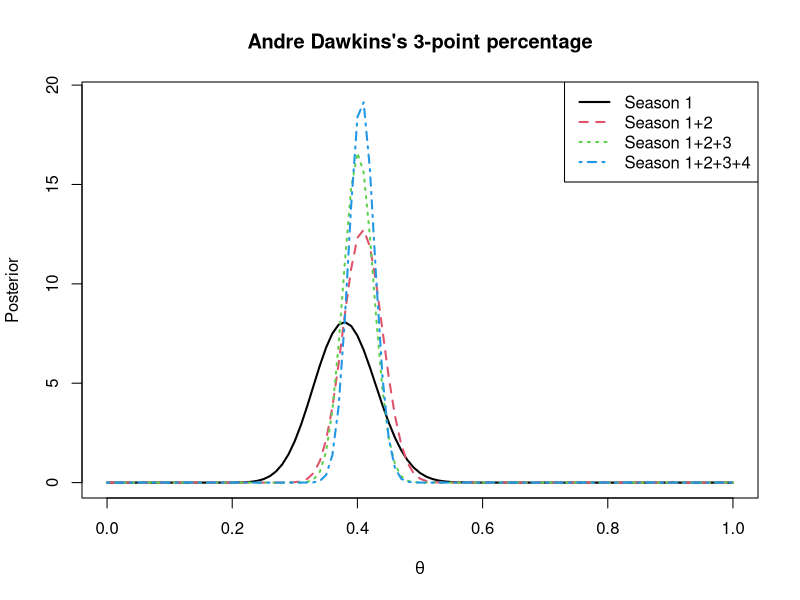
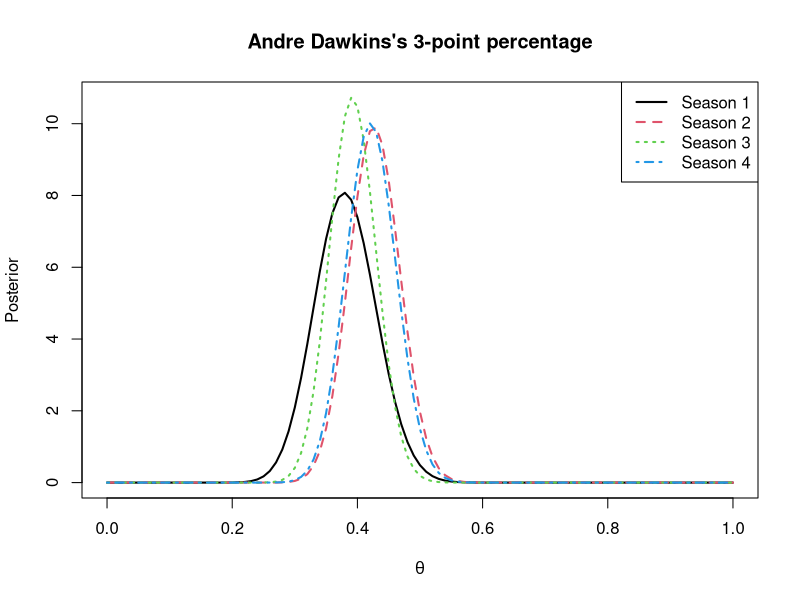

R code for these plots, in order:
## ----libraries, message=FALSE, warning=FALSE, cache=FALSE----------------
library("plyr")
library("dplyr")
library("ggplot2")
library("gridExtra")

## ----set_seed------------------------------------------------------------
set.seed(2)

## ----Problem 2 posterior-----------------------------------------------------
a = b = 1
e = data.frame(year=1:4, y=c(36,64,67,64), n=c(95,150,171,152))
for (i in 1:nrow(e)) {
  e$y_new[i] <- sum(e$y[1:i])
  e$n_new[i] <- sum(e$n[1:i])
}
e$a = a + e$y_new
e$b = b + e$n_new - e$y_new
plot(0, 0, type="n", main="Andre Dawkins's 3-point percentage", xlab=expression(theta), ylab="Posterior",
     xlim=c(0,1), ylim=c(0,max(dbeta(e$y_new/e$n_new,e$a,e$b))))
for (i in 1:nrow(e)) curve(dbeta(x, e$a[i], e$b[i]), col=i, lwd=2, lty=i, add=TRUE)
legend("topright", c("Season 1", "Season 1+2", "Season 1+2+3", "Season 1+2+3+4"), col=1:4, lwd=2, lty=1:4)


## ----Chapter 3 joint_posterior-----------------------------------------------------
a = b = 1
d = data.frame(year=1:4, y=c(36,64,67,64), n=c(95,150,171,152))
d$a = a + d$y
d$b = b + d$n - d$y
plot(0, 0, type="n", main="Andre Dawkins's 3-point percentage", xlab=expression(theta), ylab="Posterior",
     xlim=c(0,1), ylim=c(0,max(dbeta(d$y/d$n,d$a,d$b))))
for (i in 1:nrow(d)) curve(dbeta(x, d$a[i], d$b[i]), col=i, lwd=2, lty=i, add=TRUE)
legend("topright", paste("Season", 1:nrow(d)), col=1:4, lwd=2, lty=1:4)